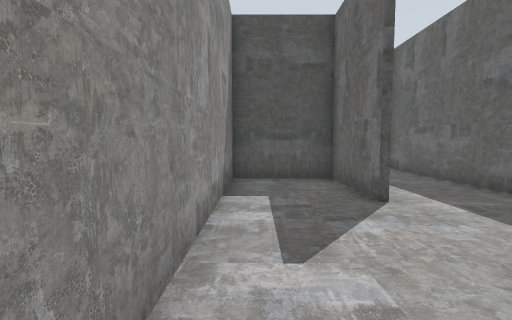
view 1 (above)

24 first-person views from a walk through a robot-simulator world made for Gazebo. The camera is 1.2 m above the floor, tilts 4° down and sees 85° across. The floor is counted in squares, 1 m on a side. Each view is taken from the middle of a square. On the plan, view 1 faces up. The plan holds only what a view shows up to about 12 squares ahead; the rest is blank. The place goes on beyond the plan.

view 2
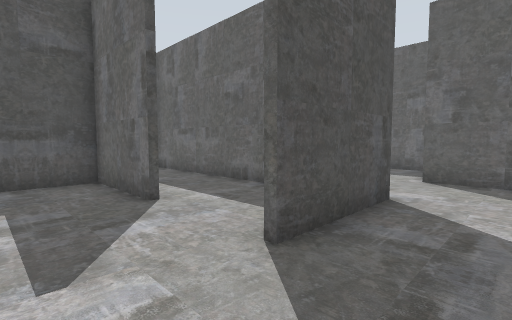

view 3
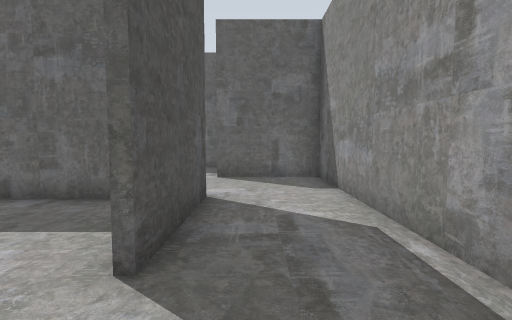

view 4
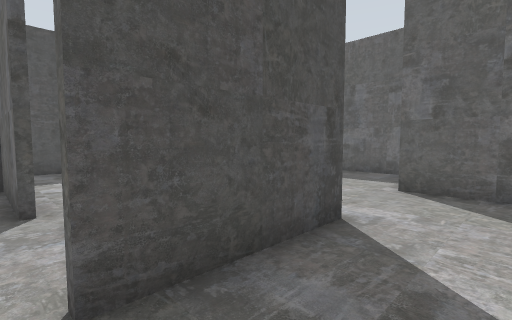

view 5
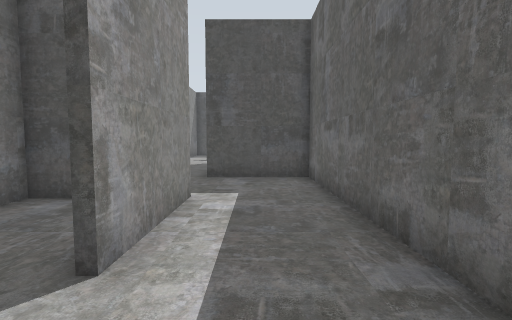

view 6
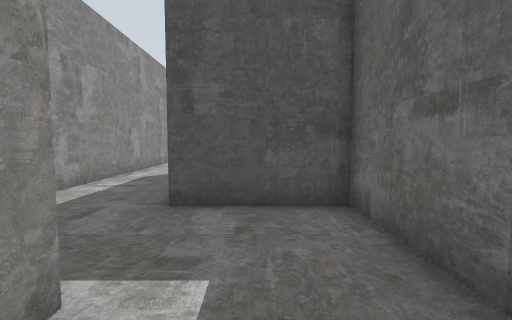

view 7
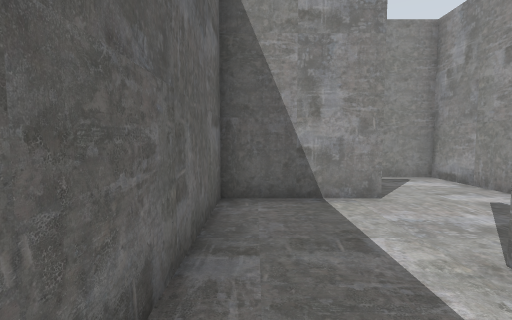

view 8
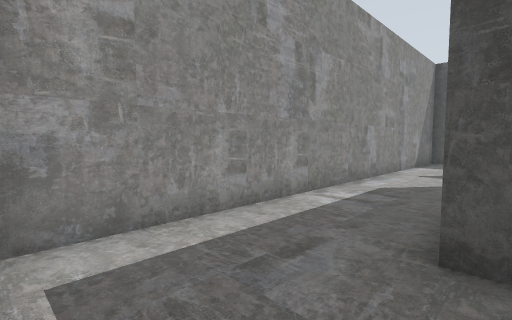

view 9
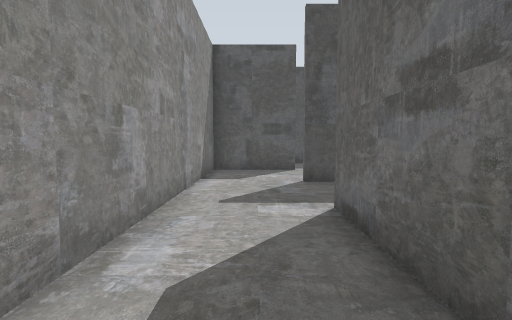

view 10
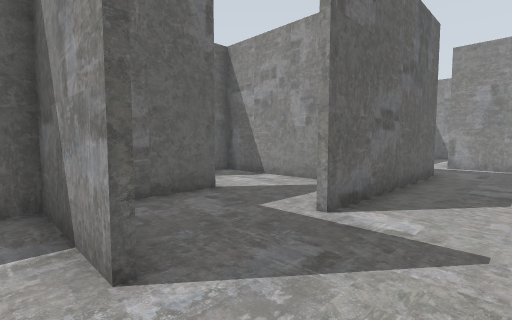

view 11
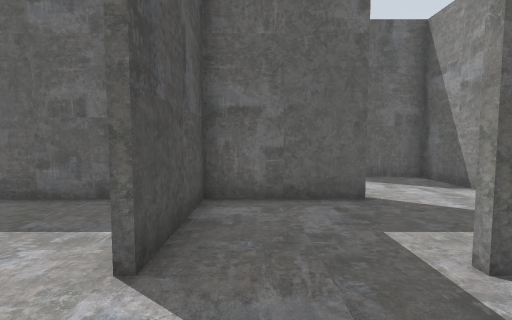

view 12
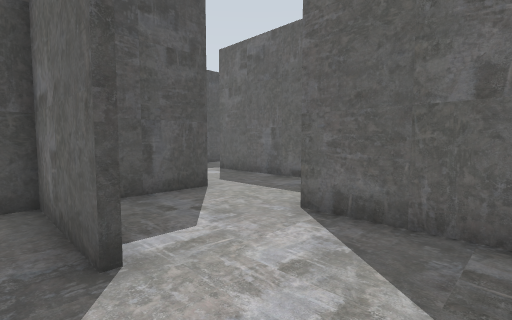

view 13
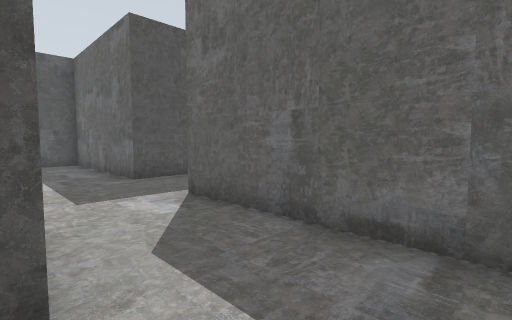

view 14
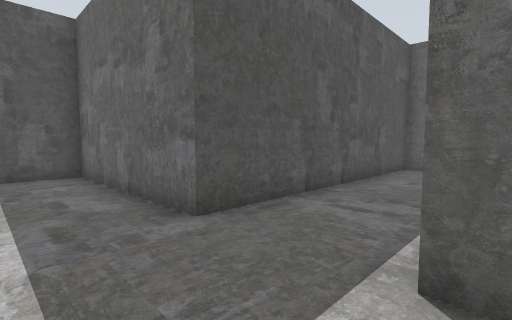

view 15
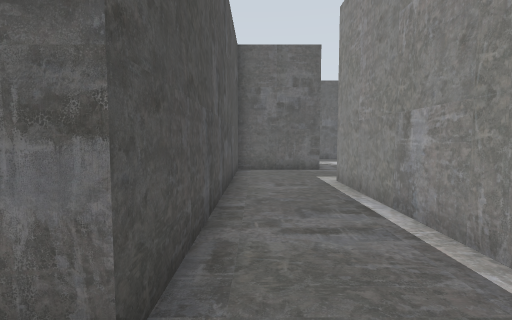

view 16
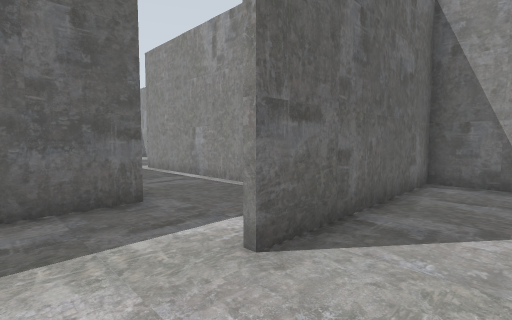

view 17
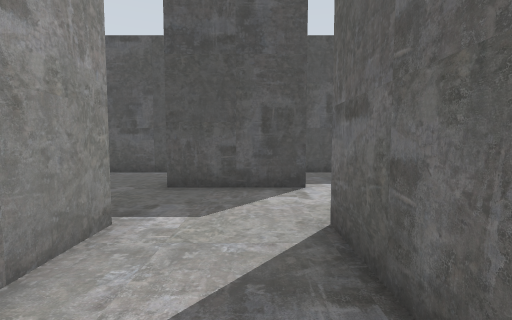

view 18
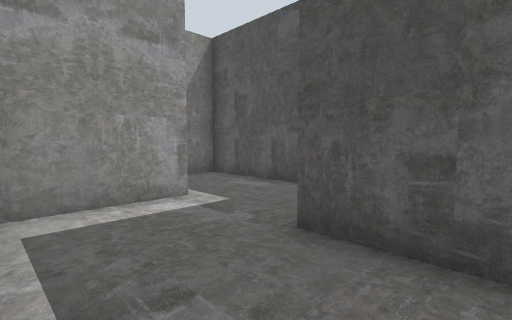

view 19
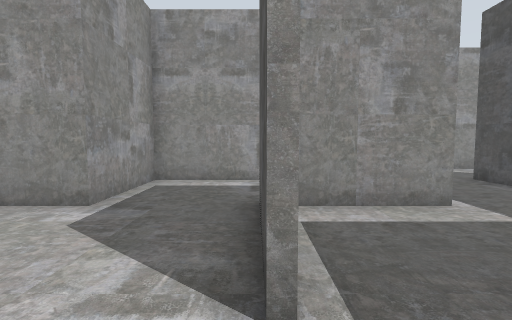

view 20
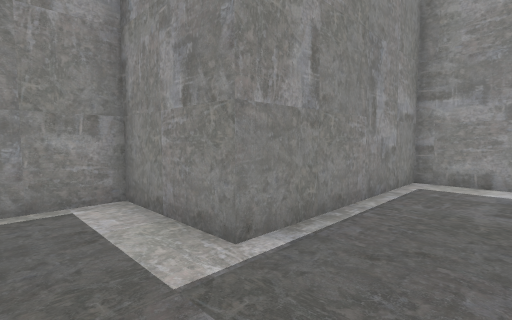

view 21
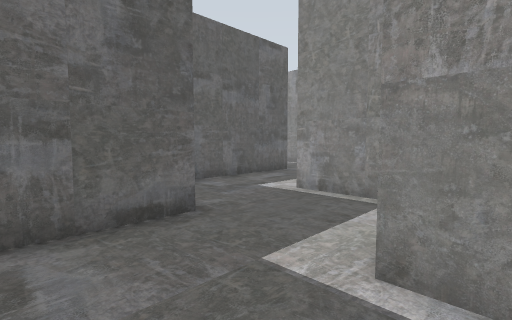

view 22
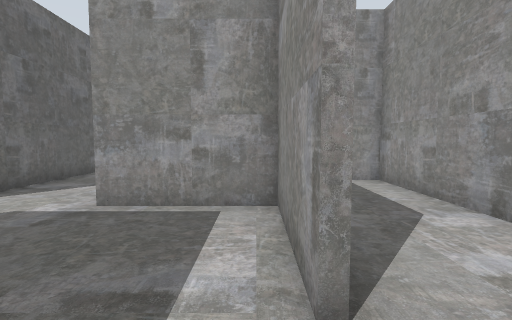

view 23
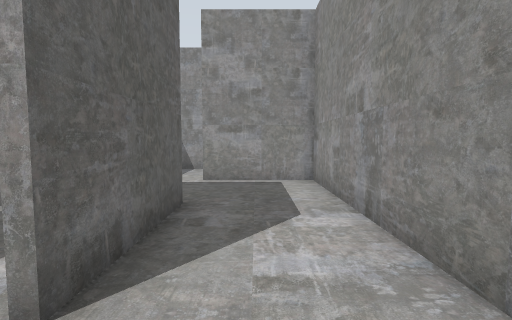

view 24
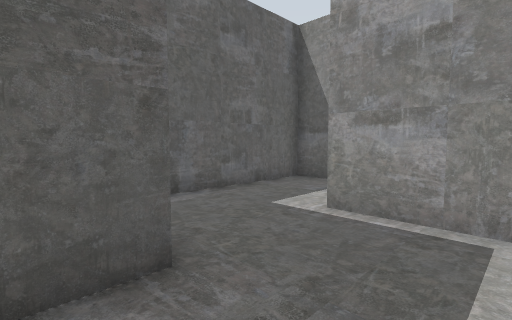

### Floor plan
Points are (right, up) in squares from view 1. A wall is a line through its corners. A room is listed if a view was taken in it or the views show most of it. See-through windows are left out.
Room 1 (views 1, 2, 3, 4, 5, 6, 7, 8)
walls: (2.4, 5.4) (2.4, 8.7) (-0.7, 8.7) (-0.7, -1.1) (9.1, -1.1) (9.1, 2.4); (2.4, 2.3) (5.8, 2.3); (5.7, 2) (5.7, 12.1) (2.4, 12.1); (6, 2.1) (2.4, 2.1); (1.4, 8.9) (2.6, 8.9) (2.6, 5.4)
ways out: opening at (2, 10.5) to room 2; opening at (7.5, 2)
Room 2 (views 9, 10, 11, 12)
walls: (5.7, 18.6) (5.7, 22.1); (4.6, 15.6) (9.1, 15.6) (9.1, 19); (2.4, 22.3) (3.6, 22.3); (5.8, 22.1) (2.4, 22.1); (2.4, 12.1) (2.4, 19); (2.6, 25.4) (-0.8, 25.4); (-0.7, 25) (-0.7, 9); (0.5, 8.9) (1.4, 8.9)
ways out: opening at (2, 10.5) to room 1; opening at (7.5, 19) to room 3; opening at (2.5, 23.5) to room 7
Room 3 (view 13)
walls: (9.4, 22.1) (7, 22.1)
ways out: opening at (7.5, 19) to room 2; opening at (9, 20.5) to room 4
Room 4 (views 14, 15, 16, 17, 18, 19)
walls: (12.9, 25.6) (19.4, 25.6); (9.4, 32.1) (6.5, 32.1); (5.9, 28.9) (5.9, 27.1); (7.2, 22.3) (9.1, 22.3) (9.1, 29); (12.4, 20) (12.4, 25.6); (22.4, 25.4) (22.4, 28.7) (12.4, 28.7) (12.4, 32.4)
ways out: opening at (9, 20.5) to room 3; opening at (6, 30.5) to room 6; opening at (10.5, 32) to room 9; opening at (20.5, 25)
Room 5 (views 20, 21)
walls: (-0.7, 37.8) (-0.7, 34.2); (-0.8, 35.6) (5.9, 35.6) (5.9, 34.4); (9.1, 35.4) (9.1, 37.9)
ways out: opening at (7.5, 35) to room 8
Room 6 (view 22)
walls: (2.6, 32.4) (2.6, 28.9) (5.9, 28.9); (6.5, 32.1) (5.6, 32.1); (4.8, 35.4) (2.6, 35.4)
ways out: opening at (6, 30.5) to room 4; opening at (2, 33.5) to room 7
Room 7 (views 23, 24)
walls: (2.4, 28.6) (2.4, 32.4); (-0.8, 25.6) (2.6, 25.6); (-0.7, 32.2) (-0.7, 25); (3.6, 22.3) (5.8, 22.3); (5.7, 22.1) (5.7, 27); (2.6, 35.4) (-0.8, 35.4)
ways out: opening at (2.5, 23.5) to room 2; opening at (2, 33.5) to room 6
Room 8 (no view inside)
walls: (5.9, 34.4) (5.9, 32.3) (9.4, 32.3)
ways out: opening at (7.5, 35) to room 5; opening at (9, 33.5) to room 9
Room 9 (no view inside)
walls: (12.4, 32.4) (12.4, 35.4) (9.9, 35.4)
ways out: opening at (10.5, 32) to room 4; opening at (9, 33.5) to room 8

Where each view was taken, in squares from view 1:
view 1: 0 up, 0 right, facing up
view 2: 0 up, 0 right, facing up-right
view 3: 1 up, 0 right, facing right
view 4: 0 up, 2 right, facing up-right
view 5: 3 up, 4 right, facing up
view 6: 7 up, 4 right, facing up
view 7: 8 up, 5 right, facing down
view 8: 9 up, 3 right, facing up-left
view 9: 14 up, 1 right, facing up
view 10: 23 up, 0 right, facing down-right
view 11: 21 up, 0 right, facing right
view 12: 16 up, 5 right, facing up-right
view 13: 20 up, 9 right, facing up-right
view 14: 25 up, 10 right, facing up-right
view 15: 28 up, 11 right, facing right
view 16: 31 up, 7 right, facing down-right
view 17: 25 up, 8 right, facing up
view 18: 29 up, 8 right, facing up-left
view 19: 32 up, 11 right, facing left
view 20: 38 up, 8 right, facing down-left
view 21: 38 up, 5 right, facing down-right
view 22: 34 up, 3 right, facing down
view 23: 34 up, 1 right, facing down
view 24: 30 up, 0 right, facing down-right
